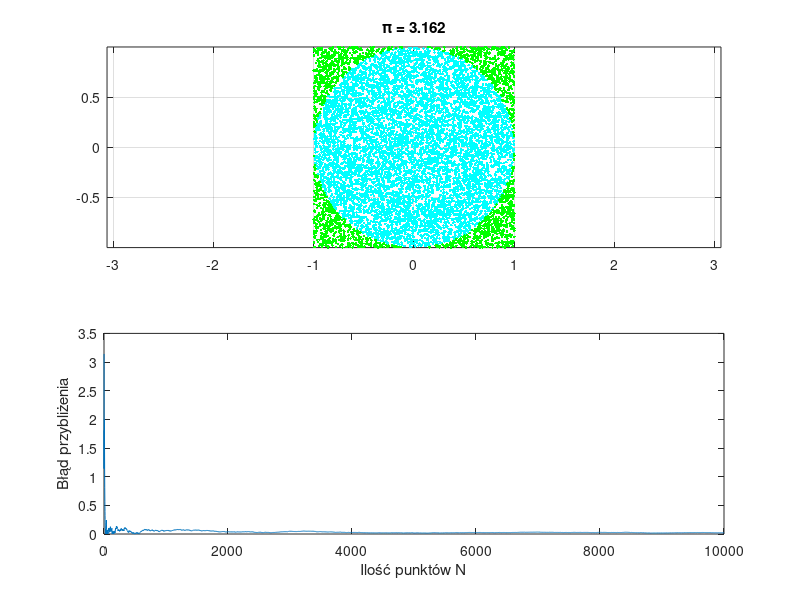

Write MATLAB code to recreate this figure.
tic
N=10000;
0;
Pk=4;
n=0;

a = [];
b = [];
err_wykres=1:N;
    x = rand(N,1)*2 - 1;
    y = rand(N,1)*2 - 1;

for i=1:N
    if sqrt(x(i)^2 + y(i)^2) <= 1
        n=n+1;
        a=[a i];
    else
        b=[b i];
    end
    oblicz_pi = (n*4)/i;
    Err = abs(pi - oblicz_pi);
    err_wykres(i) = Err;
end

subplot(2,1,1);
plot (x(a),y(a), 'c.', x(b),y(b),'g.')
title(['\pi = ', num2str(oblicz_pi)])
grid on;
axis equal;
hold on;

subplot(2,1,2);
plot(1:N,err_wykres)
xlabel('Ilość punktów N');
ylabel('Błąd przybliżenia');
hold on;


oblicz_pi = (n*4)/N;
disp("Obliczone pi: ")
disp(oblicz_pi)
Err = abs(pi - oblicz_pi);
disp('Blad przyblizenia: ');
disp(Err);
toc
% plot(x,y,'*g')
% hold on;
% x = [1 -1 -1 1 1];
% y = [1 1 -1 -1 1];
% axis([-1.25 1.25 -1.25 1.25]);
% plot(x,y,'b-','LineWidth',0.5);
% hold on;
% 
% 
% r = 1; a = 0; b = 0;
% t = linspace(0,2*pi,200);
% x = a + r*cos(t); 
% y = b + r*sin(t);
% plot(x,y,'r-','LineWidth',0.5);
% hold on;
% plot([-2.5*r 2.5*r], [0 0],'k:');
% plot([0 0], [-2.5*r 2.5*r],'k:');
% hold on;
% 
% axis equal;
% hold on,



